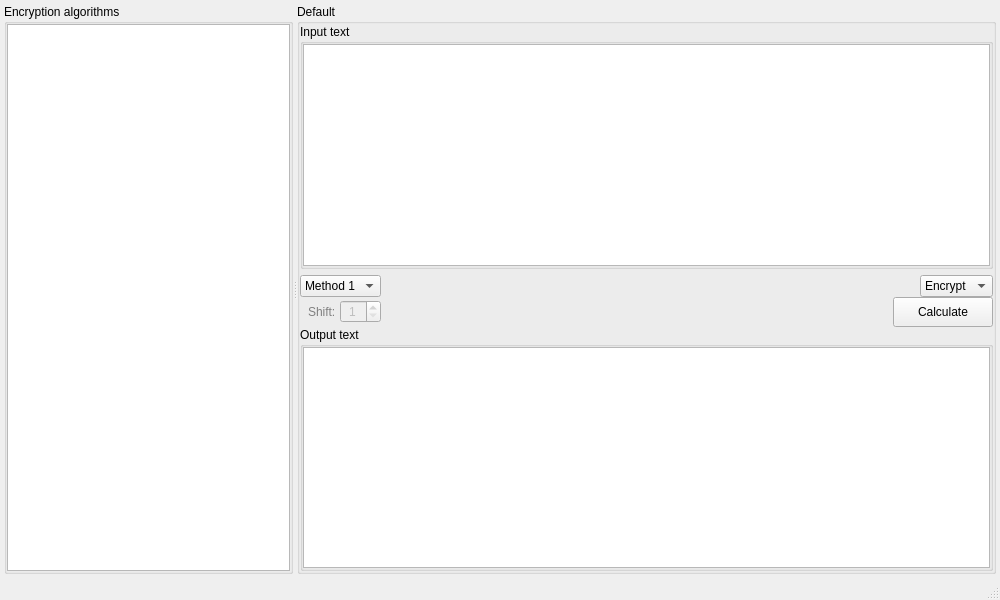
<?xml version="1.0" encoding="UTF-8"?>
<ui version="4.0">
 <class>MainWindow</class>
 <widget class="QMainWindow" name="MainWindow">
  <property name="geometry">
   <rect>
    <x>0</x>
    <y>0</y>
    <width>1000</width>
    <height>600</height>
   </rect>
  </property>
  <property name="sizePolicy">
   <sizepolicy hsizetype="Expanding" vsizetype="Expanding">
    <horstretch>0</horstretch>
    <verstretch>0</verstretch>
   </sizepolicy>
  </property>
  <property name="minimumSize">
   <size>
    <width>0</width>
    <height>0</height>
   </size>
  </property>
  <property name="contextMenuPolicy">
   <enum>Qt::NoContextMenu</enum>
  </property>
  <property name="windowTitle">
   <string>MainWindow</string>
  </property>
  <widget class="QWidget" name="centralwidget">
   <layout class="QVBoxLayout" name="verticalLayout_3">
    <property name="spacing">
     <number>0</number>
    </property>
    <property name="leftMargin">
     <number>4</number>
    </property>
    <property name="topMargin">
     <number>4</number>
    </property>
    <property name="rightMargin">
     <number>4</number>
    </property>
    <property name="bottomMargin">
     <number>4</number>
    </property>
    <item>
     <widget class="QSplitter" name="splitter">
      <property name="orientation">
       <enum>Qt::Horizontal</enum>
      </property>
      <widget class="QGroupBox" name="group_box_left">
       <property name="title">
        <string>Encryption algorithms</string>
       </property>
       <layout class="QVBoxLayout" name="verticalLayout">
        <property name="spacing">
         <number>0</number>
        </property>
        <property name="leftMargin">
         <number>0</number>
        </property>
        <property name="topMargin">
         <number>0</number>
        </property>
        <property name="rightMargin">
         <number>0</number>
        </property>
        <property name="bottomMargin">
         <number>0</number>
        </property>
        <item>
         <widget class="QTreeWidget" name="treeWidget">
          <property name="animated">
           <bool>true</bool>
          </property>
          <property name="headerHidden">
           <bool>true</bool>
          </property>
          <column>
           <property name="text">
            <string notr="true">1</string>
           </property>
          </column>
         </widget>
        </item>
       </layout>
      </widget>
      <widget class="QGroupBox" name="group_box_right">
       <property name="title">
        <string>Default</string>
       </property>
       <layout class="QVBoxLayout" name="verticalLayout_2">
        <property name="spacing">
         <number>0</number>
        </property>
        <property name="leftMargin">
         <number>0</number>
        </property>
        <property name="topMargin">
         <number>0</number>
        </property>
        <property name="rightMargin">
         <number>0</number>
        </property>
        <property name="bottomMargin">
         <number>0</number>
        </property>
        <item>
         <widget class="QStackedWidget" name="stackedWidget">
          <property name="minimumSize">
           <size>
            <width>100</width>
            <height>30</height>
           </size>
          </property>
          <property name="currentIndex">
           <number>3</number>
          </property>
          <widget class="QWidget" name="page_0">
           <layout class="QVBoxLayout" name="verticalLayout_4">
            <item>
             <spacer name="page_0_vertical_spacer_top">
              <property name="orientation">
               <enum>Qt::Vertical</enum>
              </property>
              <property name="sizeHint" stdset="0">
               <size>
                <width>20</width>
                <height>40</height>
               </size>
              </property>
             </spacer>
            </item>
            <item>
             <widget class="QLabel" name="page_0_label_topic">
              <property name="font">
               <font>
                <pointsize>44</pointsize>
                <bold>false</bold>
               </font>
              </property>
              <property name="text">
               <string>Cryptographic methods</string>
              </property>
              <property name="alignment">
               <set>Qt::AlignCenter</set>
              </property>
             </widget>
            </item>
            <item>
             <widget class="QLabel" name="page_0_label_subtopic">
              <property name="font">
               <font>
                <pointsize>20</pointsize>
               </font>
              </property>
              <property name="text">
               <string>Laboratory works</string>
              </property>
              <property name="alignment">
               <set>Qt::AlignCenter</set>
              </property>
             </widget>
            </item>
            <item>
             <spacer name="page_0_vertical_spacer_bottom">
              <property name="orientation">
               <enum>Qt::Vertical</enum>
              </property>
              <property name="sizeHint" stdset="0">
               <size>
                <width>20</width>
                <height>40</height>
               </size>
              </property>
             </spacer>
            </item>
            <item>
             <widget class="QLabel" name="page_0_label_author">
              <property name="font">
               <font/>
              </property>
              <property name="text">
               <string>Powered by Vasily Perekhrest</string>
              </property>
              <property name="alignment">
               <set>Qt::AlignCenter</set>
              </property>
             </widget>
            </item>
           </layout>
          </widget>
          <widget class="QWidget" name="page_1">
           <layout class="QVBoxLayout" name="verticalLayout_5">
            <property name="spacing">
             <number>-1</number>
            </property>
            <property name="leftMargin">
             <number>0</number>
            </property>
            <property name="topMargin">
             <number>0</number>
            </property>
            <property name="rightMargin">
             <number>0</number>
            </property>
            <property name="bottomMargin">
             <number>0</number>
            </property>
            <item>
             <widget class="QGroupBox" name="page_1_group_box_input">
              <property name="title">
               <string>Input text</string>
              </property>
              <layout class="QVBoxLayout" name="verticalLayout_7">
               <property name="spacing">
                <number>0</number>
               </property>
               <property name="leftMargin">
                <number>0</number>
               </property>
               <property name="topMargin">
                <number>0</number>
               </property>
               <property name="rightMargin">
                <number>0</number>
               </property>
               <property name="bottomMargin">
                <number>0</number>
               </property>
               <item>
                <widget class="QTextEdit" name="page_1_text_edit_input"/>
               </item>
              </layout>
             </widget>
            </item>
            <item>
             <layout class="QHBoxLayout" name="page_1_horizontal_layout">
              <property name="spacing">
               <number>0</number>
              </property>
              <item>
               <spacer name="page_1_horizontal_spacer">
                <property name="orientation">
                 <enum>Qt::Horizontal</enum>
                </property>
                <property name="sizeType">
                 <enum>QSizePolicy::Expanding</enum>
                </property>
                <property name="sizeHint" stdset="0">
                 <size>
                  <width>40</width>
                  <height>0</height>
                 </size>
                </property>
               </spacer>
              </item>
              <item>
               <widget class="QPushButton" name="page_1_button_calc">
                <property name="sizePolicy">
                 <sizepolicy hsizetype="Fixed" vsizetype="Fixed">
                  <horstretch>0</horstretch>
                  <verstretch>0</verstretch>
                 </sizepolicy>
                </property>
                <property name="minimumSize">
                 <size>
                  <width>100</width>
                  <height>30</height>
                 </size>
                </property>
                <property name="text">
                 <string>Calculate</string>
                </property>
               </widget>
              </item>
             </layout>
            </item>
            <item>
             <widget class="QGroupBox" name="page_1_group_box_output">
              <property name="title">
               <string>Output text</string>
              </property>
              <layout class="QVBoxLayout" name="verticalLayout_6">
               <property name="spacing">
                <number>0</number>
               </property>
               <property name="leftMargin">
                <number>0</number>
               </property>
               <property name="topMargin">
                <number>0</number>
               </property>
               <property name="rightMargin">
                <number>0</number>
               </property>
               <property name="bottomMargin">
                <number>0</number>
               </property>
               <item>
                <widget class="QTextEdit" name="page_1_text_edit_output">
                 <property name="readOnly">
                  <bool>true</bool>
                 </property>
                </widget>
               </item>
              </layout>
             </widget>
            </item>
           </layout>
          </widget>
          <widget class="QWidget" name="page_2">
           <layout class="QVBoxLayout" name="verticalLayout_10">
            <property name="spacing">
             <number>0</number>
            </property>
            <property name="leftMargin">
             <number>0</number>
            </property>
            <property name="topMargin">
             <number>0</number>
            </property>
            <property name="rightMargin">
             <number>0</number>
            </property>
            <property name="bottomMargin">
             <number>0</number>
            </property>
            <item>
             <widget class="QGroupBox" name="page_2_group_box_input">
              <property name="title">
               <string>Input text</string>
              </property>
              <layout class="QVBoxLayout" name="verticalLayout_9">
               <property name="spacing">
                <number>0</number>
               </property>
               <property name="leftMargin">
                <number>0</number>
               </property>
               <property name="topMargin">
                <number>0</number>
               </property>
               <property name="rightMargin">
                <number>0</number>
               </property>
               <property name="bottomMargin">
                <number>0</number>
               </property>
               <item>
                <widget class="QTextEdit" name="page_2_text_edit_input"/>
               </item>
              </layout>
             </widget>
            </item>
            <item>
             <layout class="QHBoxLayout" name="page_2_horizontal_layout_rows">
              <property name="spacing">
               <number>4</number>
              </property>
              <property name="leftMargin">
               <number>3</number>
              </property>
              <property name="topMargin">
               <number>4</number>
              </property>
              <property name="bottomMargin">
               <number>0</number>
              </property>
              <item>
               <widget class="QLabel" name="page_2_label_rows">
                <property name="text">
                 <string>Number of rows:</string>
                </property>
               </widget>
              </item>
              <item>
               <widget class="QSpinBox" name="page_2_spin_box_rows">
                <property name="frame">
                 <bool>true</bool>
                </property>
                <property name="alignment">
                 <set>Qt::AlignCenter</set>
                </property>
                <property name="minimum">
                 <number>1</number>
                </property>
                <property name="maximum">
                 <number>999</number>
                </property>
                <property name="value">
                 <number>3</number>
                </property>
               </widget>
              </item>
              <item>
               <spacer name="page_2_horizontal_spacer_1">
                <property name="orientation">
                 <enum>Qt::Horizontal</enum>
                </property>
                <property name="sizeHint" stdset="0">
                 <size>
                  <width>40</width>
                  <height>20</height>
                 </size>
                </property>
               </spacer>
              </item>
              <item>
               <widget class="QComboBox" name="page_2_combo_box_type">
                <property name="sizePolicy">
                 <sizepolicy hsizetype="Fixed" vsizetype="Fixed">
                  <horstretch>0</horstretch>
                  <verstretch>0</verstretch>
                 </sizepolicy>
                </property>
                <property name="maximumSize">
                 <size>
                  <width>16777215</width>
                  <height>16777215</height>
                 </size>
                </property>
                <property name="frame">
                 <bool>true</bool>
                </property>
                <item>
                 <property name="text">
                  <string>Encrypt</string>
                 </property>
                </item>
                <item>
                 <property name="text">
                  <string>Decrypt</string>
                 </property>
                </item>
               </widget>
              </item>
             </layout>
            </item>
            <item>
             <layout class="QHBoxLayout" name="page_2_horizontal_layout_columns">
              <property name="spacing">
               <number>8</number>
              </property>
              <item>
               <widget class="QCheckBox" name="page_2_check_box_columns">
                <property name="sizePolicy">
                 <sizepolicy hsizetype="Fixed" vsizetype="Fixed">
                  <horstretch>0</horstretch>
                  <verstretch>0</verstretch>
                 </sizepolicy>
                </property>
                <property name="layoutDirection">
                 <enum>Qt::LeftToRight</enum>
                </property>
                <property name="styleSheet">
                 <string notr="true">color: grey</string>
                </property>
                <property name="text">
                 <string>Custom number of columns:</string>
                </property>
                <property name="autoExclusive">
                 <bool>false</bool>
                </property>
                <property name="tristate">
                 <bool>false</bool>
                </property>
               </widget>
              </item>
              <item>
               <widget class="QSpinBox" name="page_2_spin_box_columns">
                <property name="enabled">
                 <bool>false</bool>
                </property>
                <property name="sizePolicy">
                 <sizepolicy hsizetype="Fixed" vsizetype="Fixed">
                  <horstretch>0</horstretch>
                  <verstretch>0</verstretch>
                 </sizepolicy>
                </property>
                <property name="alignment">
                 <set>Qt::AlignCenter</set>
                </property>
                <property name="readOnly">
                 <bool>false</bool>
                </property>
                <property name="accelerated">
                 <bool>false</bool>
                </property>
                <property name="minimum">
                 <number>1</number>
                </property>
                <property name="maximum">
                 <number>999</number>
                </property>
                <property name="value">
                 <number>5</number>
                </property>
               </widget>
              </item>
              <item>
               <spacer name="page_2_horizontal_spacer_2">
                <property name="orientation">
                 <enum>Qt::Horizontal</enum>
                </property>
                <property name="sizeHint" stdset="0">
                 <size>
                  <width>40</width>
                  <height>20</height>
                 </size>
                </property>
               </spacer>
              </item>
              <item>
               <widget class="QPushButton" name="page_2_button_calc">
                <property name="sizePolicy">
                 <sizepolicy hsizetype="Fixed" vsizetype="Fixed">
                  <horstretch>0</horstretch>
                  <verstretch>0</verstretch>
                 </sizepolicy>
                </property>
                <property name="minimumSize">
                 <size>
                  <width>100</width>
                  <height>30</height>
                 </size>
                </property>
                <property name="text">
                 <string>Calculate</string>
                </property>
               </widget>
              </item>
             </layout>
            </item>
            <item>
             <widget class="QGroupBox" name="page_2_group_box_output">
              <property name="title">
               <string>Output text</string>
              </property>
              <layout class="QVBoxLayout" name="verticalLayout_8">
               <property name="spacing">
                <number>0</number>
               </property>
               <property name="leftMargin">
                <number>0</number>
               </property>
               <property name="topMargin">
                <number>0</number>
               </property>
               <property name="rightMargin">
                <number>0</number>
               </property>
               <property name="bottomMargin">
                <number>0</number>
               </property>
               <item>
                <widget class="QTextEdit" name="page_2_text_edit_output">
                 <property name="readOnly">
                  <bool>true</bool>
                 </property>
                </widget>
               </item>
              </layout>
             </widget>
            </item>
           </layout>
          </widget>
          <widget class="QWidget" name="page_3">
           <layout class="QVBoxLayout" name="verticalLayout_13">
            <property name="spacing">
             <number>0</number>
            </property>
            <property name="leftMargin">
             <number>0</number>
            </property>
            <property name="topMargin">
             <number>0</number>
            </property>
            <property name="rightMargin">
             <number>0</number>
            </property>
            <property name="bottomMargin">
             <number>0</number>
            </property>
            <item>
             <widget class="QGroupBox" name="page_3_group_box_input">
              <property name="title">
               <string>Input text</string>
              </property>
              <layout class="QVBoxLayout" name="verticalLayout_11">
               <property name="spacing">
                <number>0</number>
               </property>
               <property name="leftMargin">
                <number>0</number>
               </property>
               <property name="topMargin">
                <number>0</number>
               </property>
               <property name="rightMargin">
                <number>0</number>
               </property>
               <property name="bottomMargin">
                <number>0</number>
               </property>
               <item>
                <widget class="QTextEdit" name="page_3_text_edit_input"/>
               </item>
              </layout>
             </widget>
            </item>
            <item>
             <layout class="QHBoxLayout" name="page_3_horizontal_layout_1">
              <property name="topMargin">
               <number>6</number>
              </property>
              <item>
               <widget class="QComboBox" name="page_3_combo_box_method">
                <property name="sizePolicy">
                 <sizepolicy hsizetype="Fixed" vsizetype="Fixed">
                  <horstretch>0</horstretch>
                  <verstretch>0</verstretch>
                 </sizepolicy>
                </property>
                <item>
                 <property name="text">
                  <string>Method 1</string>
                 </property>
                </item>
                <item>
                 <property name="text">
                  <string>Method 2</string>
                 </property>
                </item>
                <item>
                 <property name="text">
                  <string>Method 3</string>
                 </property>
                </item>
               </widget>
              </item>
              <item>
               <spacer name="page_3_horizontal_spacer_1">
                <property name="orientation">
                 <enum>Qt::Horizontal</enum>
                </property>
                <property name="sizeHint" stdset="0">
                 <size>
                  <width>40</width>
                  <height>20</height>
                 </size>
                </property>
               </spacer>
              </item>
              <item>
               <widget class="QComboBox" name="page_3_combo_box_type">
                <property name="sizePolicy">
                 <sizepolicy hsizetype="Fixed" vsizetype="Fixed">
                  <horstretch>0</horstretch>
                  <verstretch>0</verstretch>
                 </sizepolicy>
                </property>
                <item>
                 <property name="text">
                  <string>Encrypt</string>
                 </property>
                </item>
                <item>
                 <property name="text">
                  <string>Decrypt</string>
                 </property>
                </item>
               </widget>
              </item>
             </layout>
            </item>
            <item>
             <layout class="QHBoxLayout" name="page_3_horizontal_layout_2">
              <property name="spacing">
               <number>4</number>
              </property>
              <property name="leftMargin">
               <number>8</number>
              </property>
              <item>
               <widget class="QLabel" name="page_3_label_shift">
                <property name="sizePolicy">
                 <sizepolicy hsizetype="Fixed" vsizetype="Fixed">
                  <horstretch>0</horstretch>
                  <verstretch>0</verstretch>
                 </sizepolicy>
                </property>
                <property name="styleSheet">
                 <string notr="true">color: grey</string>
                </property>
                <property name="text">
                 <string>Shift:</string>
                </property>
               </widget>
              </item>
              <item>
               <widget class="QSpinBox" name="page_3_spin_box_shift">
                <property name="enabled">
                 <bool>false</bool>
                </property>
                <property name="alignment">
                 <set>Qt::AlignCenter</set>
                </property>
                <property name="minimum">
                 <number>1</number>
                </property>
                <property name="singleStep">
                 <number>2</number>
                </property>
               </widget>
              </item>
              <item>
               <spacer name="page_3_horizontal_spacer_2">
                <property name="orientation">
                 <enum>Qt::Horizontal</enum>
                </property>
                <property name="sizeHint" stdset="0">
                 <size>
                  <width>40</width>
                  <height>20</height>
                 </size>
                </property>
               </spacer>
              </item>
              <item>
               <widget class="QPushButton" name="page_3_button_calc">
                <property name="sizePolicy">
                 <sizepolicy hsizetype="Fixed" vsizetype="Fixed">
                  <horstretch>0</horstretch>
                  <verstretch>0</verstretch>
                 </sizepolicy>
                </property>
                <property name="minimumSize">
                 <size>
                  <width>100</width>
                  <height>30</height>
                 </size>
                </property>
                <property name="baseSize">
                 <size>
                  <width>0</width>
                  <height>0</height>
                 </size>
                </property>
                <property name="text">
                 <string>Calculate</string>
                </property>
               </widget>
              </item>
             </layout>
            </item>
            <item>
             <widget class="QGroupBox" name="page_3_group_box_output">
              <property name="title">
               <string>Output text</string>
              </property>
              <layout class="QVBoxLayout" name="verticalLayout_12">
               <property name="spacing">
                <number>0</number>
               </property>
               <property name="leftMargin">
                <number>0</number>
               </property>
               <property name="topMargin">
                <number>0</number>
               </property>
               <property name="rightMargin">
                <number>0</number>
               </property>
               <property name="bottomMargin">
                <number>0</number>
               </property>
               <item>
                <widget class="QTextEdit" name="page_3_text_edit_output"/>
               </item>
              </layout>
             </widget>
            </item>
           </layout>
          </widget>
         </widget>
        </item>
       </layout>
      </widget>
     </widget>
    </item>
   </layout>
  </widget>
  <widget class="QMenuBar" name="menubar">
   <property name="geometry">
    <rect>
     <x>0</x>
     <y>0</y>
     <width>1000</width>
     <height>24</height>
    </rect>
   </property>
   <property name="sizePolicy">
    <sizepolicy hsizetype="Minimum" vsizetype="Minimum">
     <horstretch>0</horstretch>
     <verstretch>0</verstretch>
    </sizepolicy>
   </property>
  </widget>
  <widget class="QStatusBar" name="statusbar"/>
 </widget>
 <resources/>
 <connections/>
</ui>
